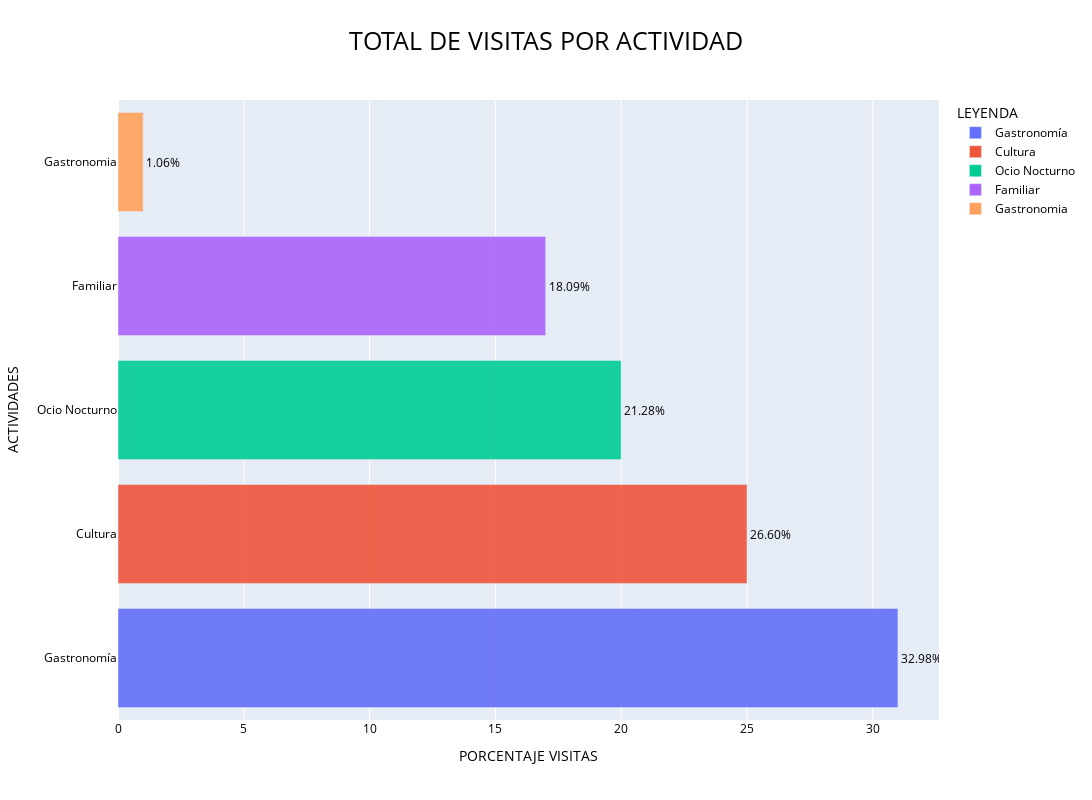

The notebook cell this image was saved under:
### Code cell
colores2=df_input['ACTIVIDADES'].unique()
contador_actividades=df_input["ACTIVIDADES"].value_counts()
total2=contador_actividades.sum()
porcentaje2=(contador_actividades/total2)*100

fig = px.bar(df_input, y=df_input['ACTIVIDADES'].unique(), x=df_input['ACTIVIDADES'].value_counts(), text=porcentaje2,title="TOTAL DE VISITAS POR ACTIVIDAD", color=colores2, barmode="overlay", opacity=.90)
fig.update_traces(texttemplate='%{text:0.2f}%', textposition='outside')
fig.update_layout(uniformtext_minsize=10, uniformtext_mode='hide')
fig.update_layout(barmode='overlay',width=1200, height=800,title_font_size=25, title_font_color='black', title_xanchor='auto')
fig.update_layout(title_x=0.5, font_color='black')
fig.update_layout(font_color='black')
fig.update_layout(font_size=12)
fig.update_layout(xaxis_title="PORCENTAJE VISITAS", yaxis_title="ACTIVIDADES", legend_title="LEYENDA")
fig.show()

### Figure 1 — Plotly figure (JSON) as saved in the notebook; plotly's stock layout.template omitted (floating-point values rounded to 4 significant figures)
{"data": [{"alignmentgroup": "True", "hovertemplate": "color=Gastronomía<br>x=%{x}<br>y=%{y}<br>text=%{text}<extra></extra>", "legendgroup": "Gastronomía", "marker": {"color": "#636efa", "opacity": 0.9, "pattern": {"shape": ""}}, "name": "Gastronomía", "offsetgroup": "Gastronomía", "orientation": "h", "showlegend": true, "text": [32.98], "textposition": "outside", "texttemplate": "%{text:0.2f}%", "type": "bar", "x": [31], "xaxis": "x", "y": ["Gastronomía"], "yaxis": "y"}, {"alignmentgroup": "True", "hovertemplate": "color=Cultura<br>x=%{x}<br>y=%{y}<br>text=%{text}<extra></extra>", "legendgroup": "Cultura", "marker": {"color": "#EF553B", "opacity": 0.9, "pattern": {"shape": ""}}, "name": "Cultura", "offsetgroup": "Cultura", "orientation": "h", "showlegend": true, "text": [26.6], "textposition": "outside", "texttemplate": "%{text:0.2f}%", "type": "bar", "x": [25], "xaxis": "x", "y": ["Cultura"], "yaxis": "y"}, {"alignmentgroup": "True", "hovertemplate": "color=Ocio Nocturno<br>x=%{x}<br>y=%{y}<br>text=%{text}<extra></extra>", "legendgroup": "Ocio Nocturno", "marker": {"color": "#00cc96", "opacity": 0.9, "pattern": {"shape": ""}}, "name": "Ocio Nocturno", "offsetgroup": "Ocio Nocturno", "orientation": "h", "showlegend": true, "text": [21.28], "textposition": "outside", "texttemplate": "%{text:0.2f}%", "type": "bar", "x": [20], "xaxis": "x", "y": ["Ocio Nocturno"], "yaxis": "y"}, {"alignmentgroup": "True", "hovertemplate": "color=Familiar<br>x=%{x}<br>y=%{y}<br>text=%{text}<extra></extra>", "legendgroup": "Familiar", "marker": {"color": "#ab63fa", "opacity": 0.9, "pattern": {"shape": ""}}, "name": "Familiar", "offsetgroup": "Familiar", "orientation": "h", "showlegend": true, "text": [18.09], "textposition": "outside", "texttemplate": "%{text:0.2f}%", "type": "bar", "x": [17], "xaxis": "x", "y": ["Familiar"], "yaxis": "y"}, {"alignmentgroup": "True", "hovertemplate": "color=Gastronomia<br>x=%{x}<br>y=%{y}<br>text=%{text}<extra></extra>", "legendgroup": "Gastronomia", "marker": {"color": "#FFA15A", "opacity": 0.9, "pattern": {"shape": ""}}, "name": "Gastronomia", "offsetgroup": "Gastronomia", "orientation": "h", "showlegend": true, "text": [1.064], "textposition": "outside", "texttemplate": "%{text:0.2f}%", "type": "bar", "x": [1], "xaxis": "x", "y": ["Gastronomia"], "yaxis": "y"}], "layout": {"barmode": "overlay", "font": {"color": "black", "size": 12}, "height": 800, "legend": {"title": {"text": "LEYENDA"}, "tracegroupgap": 0}, "title": {"font": {"color": "black", "size": 25}, "text": "TOTAL DE VISITAS POR ACTIVIDAD", "x": 0.5, "xanchor": "auto"}, "uniformtext": {"minsize": 10, "mode": "hide"}, "width": 1200, "xaxis": {"anchor": "y", "domain": [0, 1], "title": {"text": "PORCENTAJE VISITAS"}}, "yaxis": {"anchor": "x", "domain": [0, 1], "title": {"text": "ACTIVIDADES"}}}}
